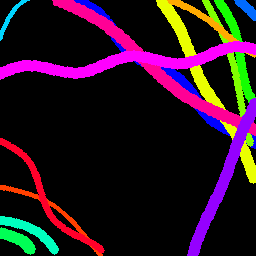
#> input picture _dm_img.png, 256 x 256 px
$ python -i fiber_ec.py   (imports and definitions only)
#> lines starting #> are read from the running program, lines starting #| are printed output that depends on the picture; after the words box and inside, x2 and y2 are one past the last pixel; in counts of white or black regions, pixels touching at a corner belong together
from skimage import morphology
import cv2
import numpy as np
import math

def fiber_ec(sample_img, retornar_dibujo=False):
    '''
    Implementación del algoritmo de FIBER EC (Quispe, 2017)
    '''
#> called with sample_img = '../_dm_img.png', retornar_dibujo = False
    # Binarizamos la imagen y obtenemos su esqueleto:
    rgb_img = cv2.imread(sample_img)
#> rgb_img is the input picture: shape (256, 256, 3); mean B, G, R 32.7, 19.9, 41.3
    gray_img = cv2.cvtColor(rgb_img, cv2.COLOR_RGB2GRAY)
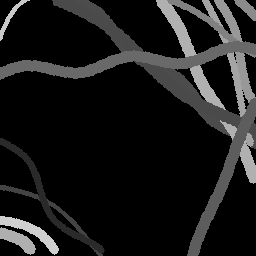
#> gray_img: shape (256, 256); min 0, max 207, mean 26.2
    gray_img = 255 - gray_img
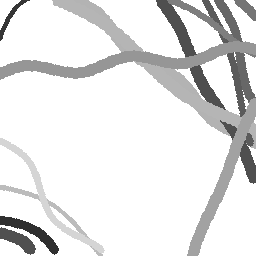
#> gray_img: shape (256, 256); min 48, max 255, mean 228.8
    # _,bin_img = cv2.threshold(gray_img,16,255,cv2.THRESH_BINARY)
    _,bin_img = cv2.threshold(gray_img,128,255,cv2.THRESH_BINARY)
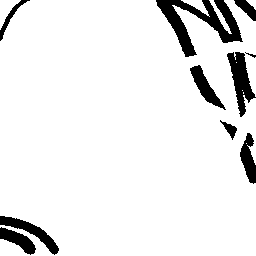
#> bin_img: shape (256, 256); 91.9% white; 10 black regions, largest, box (x1, y1, x2, y2) and area: (156, 0, 243, 57) 1838, (227, 52, 256, 117) 858, (0, 216, 59, 255) 619
    skeleton = morphology.skeletonize(bin_img, method='lee')
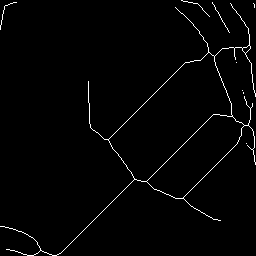
#> skeleton: shape (256, 256) bool; 1.6% white in thin lines or dots
    skeleton = skeleton.astype(np.uint8)
    skeleton[skeleton==1] = 255
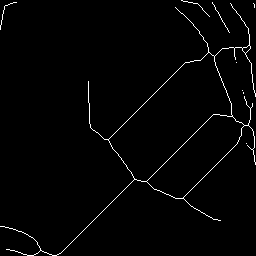
#> skeleton: shape (256, 256); 1.6% white in thin lines or dots
    # Detectamos las líneas con el algoritmo de hough:
    linesP = cv2.HoughLinesP(skeleton, 1, np.pi / 180, 25, None, 10, 1)
#> linesP = [[108, 139, 185, 62], [60, 253, 134, 179], [182, 198, 237, 143], [146, 181, 213, 114], [214, 59, 231, 105], [88, 85, 89, 122], [249, 34, 249, 45], [190, 205, 204, 213], [251, 63, 251, 73], [117, 153, 133, 176], [159, 190, 175, 198], [201, 212, 214, 219]]
    # Definimos las variables de salida
    diametros = {}
    target = rgb_img.copy()
    # Si hay líneas detectadas:
    if linesP is not None:
        for i in range(0, len(linesP)):
            # Se obtienen el punto de origen y el punto final de la línea detectada:
            l = linesP[i][0]
            # Dibujamos la línea en color rojo:
            cv2.line(target, (l[0], l[1]), (l[2], l[3]), (255,0,0), 1, cv2.LINE_8)
            # Se obtiene el ángulo de la línea detectada y el eje horizontal:
            p1 = Point(l[0], l[1])
            p2 = Point(l[2], l[3])
            angle = math.atan2(p1.y-p2.y,p1.x-p2.x)
            # Contar líneas paralelas:
            hay_linea = True
            distancia = 0 # Distancia incremental entre la línea central y las líneas paralelas
            diametro = 1 # Contador de líneas
            while hay_linea:
                distancia += 1
                # Se obtienen línea paralela con distancia positiva:
                new_p1_positive = getNewPoint(p1, angle, distancia)
                new_p2_positive = getNewPoint(p2, angle, distancia)
                point_list_positive = getPointList(new_p1_positive, new_p2_positive)
                # Se obtienen línea paralela con distancia negativa:
                new_p1_negative = getNewPoint(p1, angle, -distancia)
                new_p2_negative = getNewPoint(p2, angle, -distancia)
                point_list_negative = getPointList(new_p1_negative, new_p2_negative)
                # Verificar si las líneas paralelas estan completas:
                linea_completa_positive = esLineaCompleta(point_list_positive, bin_img)
                linea_completa_negative = esLineaCompleta(point_list_negative, bin_img)
                # Dibujar al menos una línea paralela e incrementar diametro:
                if linea_completa_positive:
                    cv2.line(target, (new_p1_positive.x, new_p1_positive.y), (new_p2_positive.x, new_p2_positive.y), (0,255,0), 1, cv2.LINE_AA)
                    diametro += 1
                if linea_completa_negative:
                    cv2.line(target, (new_p1_negative.x, new_p1_negative.y), (new_p2_negative.x, new_p2_negative.y), (0,255,0), 1, cv2.LINE_AA)
                    diametro += 1
                # Dejamos de contar si falta una línea paralela
                if not linea_completa_positive or not linea_completa_negative:
                    hay_linea = False
            # Agregamos y/o contamos el diametro obtenido:
            diametros[diametro] = diametros.get(diametro, 0) + 1
#> this loop made 12 passes
#> (l, angle) on pass 1: ([108, 139, 185, 62], 2.36)
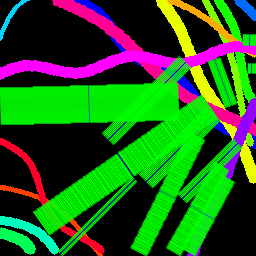
#> target: shape (256, 256, 3); mean B, G, R 26.8, 95.2, 34.9

    if retornar_dibujo:
        return diametros, target
    else:
        return diametros


class Point:
    def __init__(self,x_init,y_init):
        self.x = x_init
        self.y = y_init

    def shift(self, x, y):
        self.x += x
        self.y += y

    def __repr__(self):
        return "".join(["Point(", str(self.x), ",", str(self.y), ")"])

def getNewPoint(origen, angle, distancia):
    new_x = int(round(origen.x + distancia*math.cos(angle+math.pi/2)))
    new_y = int(round(origen.y + distancia*math.sin(angle+math.pi/2)))
    return Point(new_x, new_y)

def getPointList(p1, p2):
    point_list = []

    p1 = np.array([p1.y,p1.x])
    p2 = np.array([p2.y,p2.x])

    p = p1
    d = p2-p1
    N = np.max(np.abs(d))
    s = d/N

    point_list.append(Point(int(round(p[1])),int(round(p[0]))))
    for ii in range(0,N):
        p = p+s
        point_list.append(Point(int(round(p[1])),int(round(p[0]))))

    return point_list

def esLineaCompleta(point_list, bin_img):
    completa = True
    w = bin_img.shape[1]-1
    h = bin_img.shape[0]-1
    for point in point_list:
        completa = (point.x >= 0
                    and point.x <= w
                    and point.y >= 0
                    and point.y <= h
                    and bin_img[point.y, point.x] > 0)
        if not completa:
            break
    return completa

>>> result = fiber_ec('../_dm_img.png')

$ run again, on prediction2.png
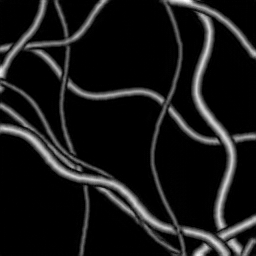
#> input picture prediction2.png, 256 x 256 px
#> in fiber_ec, rgb_img is the input picture: shape (256, 256, 3); min 0, max 255, mean 24.4
#> bin_img: shape (256, 256); 93.2% white; 29 black regions (10 under 20 px), largest, box (x1, y1, x2, y2) and area: (194, 13, 234, 229) 1124, (0, 126, 173, 231) 1026, (169, 0, 256, 56) 334
#> in fiber_ec, `skeleton[skeleton==1] = 255`:
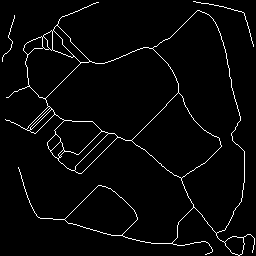
#> skeleton: shape (256, 256); 3.1% white in thin lines or dots
#> linesP = 33 rows, first 6: [196, 209, 207, 222], [226, 55, 228, 67], [81, 173, 117, 137], [67, 222, 108, 234], [234, 95, 238, 111], [244, 182, 244, 152]
#> the loop in fiber_ec, `for i in range(0, len(linesP)):` made 33 passes
#> (l, angle) on pass 1: ([196, 209, 207, 222], -2.27)
#> after the loop in fiber_ec, `for i in range(0, len(linesP)):`:
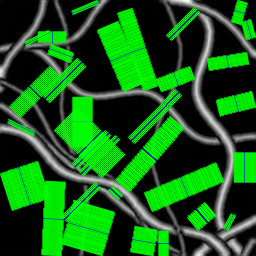
#> target: shape (256, 256, 3); mean B, G, R 23.8, 97.6, 22
